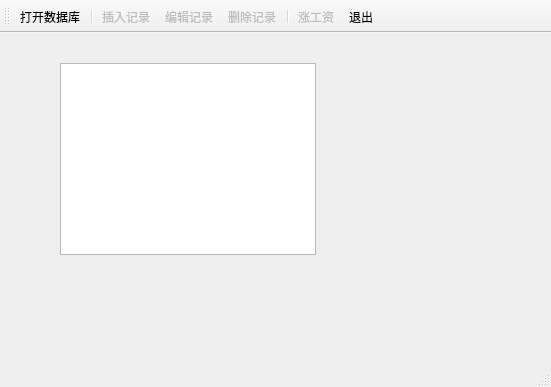
<?xml version="1.0" encoding="UTF-8"?>
<ui version="4.0">
 <class>MainWindow</class>
 <widget class="QMainWindow" name="MainWindow">
  <property name="geometry">
   <rect>
    <x>0</x>
    <y>0</y>
    <width>551</width>
    <height>387</height>
   </rect>
  </property>
  <property name="windowTitle">
   <string>MainWindow</string>
  </property>
  <widget class="QWidget" name="centralWidget">
   <widget class="QTableView" name="tableView">
    <property name="geometry">
     <rect>
      <x>60</x>
      <y>30</y>
      <width>256</width>
      <height>192</height>
     </rect>
    </property>
   </widget>
  </widget>
  <widget class="QMenuBar" name="menuBar">
   <property name="geometry">
    <rect>
     <x>0</x>
     <y>0</y>
     <width>551</width>
     <height>17</height>
    </rect>
   </property>
  </widget>
  <widget class="QToolBar" name="mainToolBar">
   <property name="toolButtonStyle">
    <enum>Qt::ToolButtonTextUnderIcon</enum>
   </property>
   <attribute name="toolBarArea">
    <enum>TopToolBarArea</enum>
   </attribute>
   <attribute name="toolBarBreak">
    <bool>false</bool>
   </attribute>
   <addaction name="actOpenDB"/>
   <addaction name="separator"/>
   <addaction name="actRecInsert"/>
   <addaction name="actRecEdit"/>
   <addaction name="actRecDelete"/>
   <addaction name="separator"/>
   <addaction name="actScan"/>
   <addaction name="actQuit"/>
  </widget>
  <widget class="QStatusBar" name="statusBar"/>
  <action name="actOpenDB">
   <property name="icon">
    <iconset resource="res.qrc">
     <normaloff>:/images/images/open3.bmp</normaloff>:/images/images/open3.bmp</iconset>
   </property>
   <property name="text">
    <string>打开数据库</string>
   </property>
   <property name="toolTip">
    <string>打开数据库</string>
   </property>
  </action>
  <action name="actQuit">
   <property name="icon">
    <iconset resource="res.qrc">
     <normaloff>:/images/images/exit.bmp</normaloff>:/images/images/exit.bmp</iconset>
   </property>
   <property name="text">
    <string>退出</string>
   </property>
   <property name="toolTip">
    <string>退出</string>
   </property>
  </action>
  <action name="actRecInsert">
   <property name="enabled">
    <bool>false</bool>
   </property>
   <property name="icon">
    <iconset resource="res.qrc">
     <normaloff>:/images/images/306.bmp</normaloff>:/images/images/306.bmp</iconset>
   </property>
   <property name="text">
    <string>插入记录</string>
   </property>
   <property name="toolTip">
    <string>插入记录</string>
   </property>
  </action>
  <action name="actRecDelete">
   <property name="enabled">
    <bool>false</bool>
   </property>
   <property name="icon">
    <iconset resource="res.qrc">
     <normaloff>:/images/images/delete1.bmp</normaloff>:/images/images/delete1.bmp</iconset>
   </property>
   <property name="text">
    <string>删除记录</string>
   </property>
   <property name="toolTip">
    <string>删除记录</string>
   </property>
  </action>
  <action name="actRecEdit">
   <property name="enabled">
    <bool>false</bool>
   </property>
   <property name="icon">
    <iconset resource="res.qrc">
     <normaloff>:/images/images/812.bmp</normaloff>:/images/images/812.bmp</iconset>
   </property>
   <property name="text">
    <string>编辑记录</string>
   </property>
   <property name="toolTip">
    <string>编辑记录</string>
   </property>
  </action>
  <action name="actScan">
   <property name="enabled">
    <bool>false</bool>
   </property>
   <property name="icon">
    <iconset resource="res.qrc">
     <normaloff>:/images/images/up.bmp</normaloff>:/images/images/up.bmp</iconset>
   </property>
   <property name="text">
    <string>涨工资</string>
   </property>
   <property name="toolTip">
    <string>涨工资</string>
   </property>
  </action>
 </widget>
 <layoutdefault spacing="6" margin="11"/>
 <resources>
  <include location="res.qrc"/>
 </resources>
 <connections>
  <connection>
   <sender>actQuit</sender>
   <signal>triggered()</signal>
   <receiver>MainWindow</receiver>
   <slot>close()</slot>
   <hints>
    <hint type="sourcelabel">
     <x>-1</x>
     <y>-1</y>
    </hint>
    <hint type="destinationlabel">
     <x>199</x>
     <y>149</y>
    </hint>
   </hints>
  </connection>
 </connections>
</ui>
